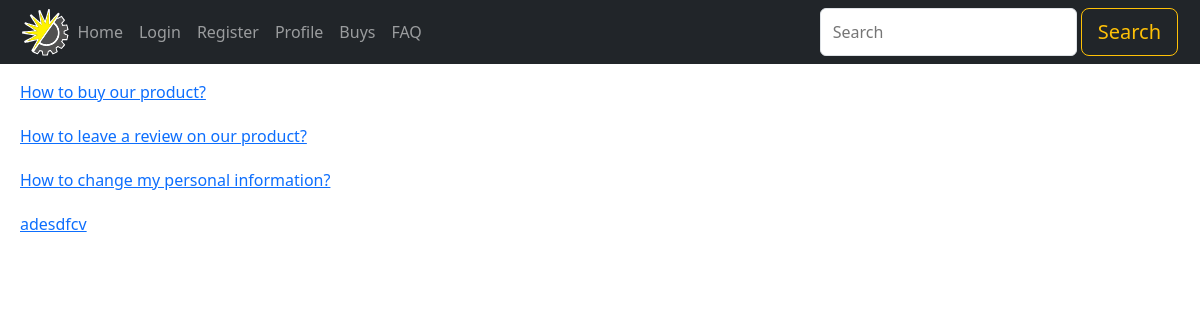
Before: /faqs/ with the older database file.
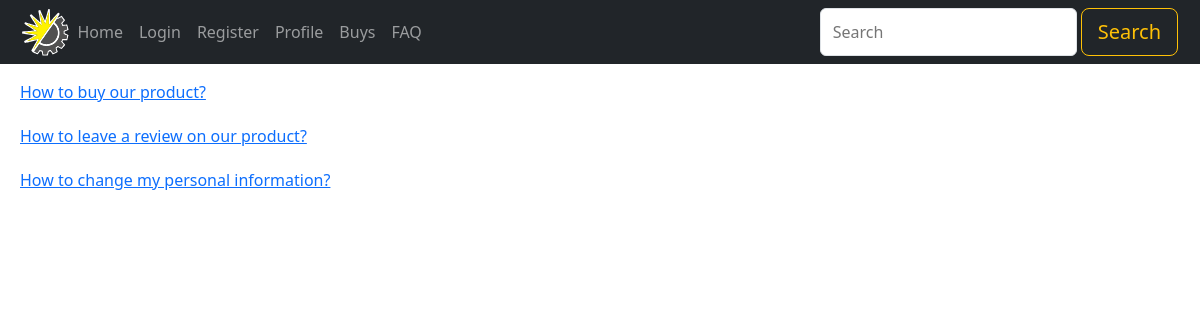
After: the same page with the newer database file.
### apps/shop/models.py (models this page shows, shortened)
class Faq(models.Model):
    date = models.DateField(auto_now_add=True, editable=False)
    title = models.CharField(max_length=64, blank=True)
    content = models.TextField()
    def get_absolute_url(self):
        return f"/faq/{self.id}/"

### apps/shop/views.py (the view)
# urls.py: path("faqs/", views.faqs, name='faqs'),
def faqs(request):
    f = Faq.objects.all()
    return render(request, "shop/faqs.html", {
        'faqs': f
    })

### apps/core/template_tools/exec.py (called while the page is built)
    def render(self, context):
        clist = list(context)
        clist.reverse()
        context_dict = {}
        for c in clist:
            context_dict.update(c)
            for item in c:
                if isinstance(item, dict):
                    context_dict.update(item)
        try:
            exec_locals = {}
            exec(self.tag_arg, context_dict, exec_locals)
        except IndentationError as e:
            raise
        except SyntaxError as e:
            raise SyntaxError(
                "Make sure you don't use special dot notation and other quirks of template syntax.") from e
        else:
            for key, value in exec_locals.items():
                context[key] = value
            return ''

### apps/shop/templates/shop/faqs.html
{% extends "shop/base.html" %}
{% block content %}
  {% for f in faqs %}
    <dt style="margin: 20px;"><a href="{{ f.get_absolute_url }}">{{ f.title }}</a></dt>
      {% empty %}
        <dt>No FAQ now</dt>
      {% endfor %}
{% endblock %}

Changed rows visible on the page:
removed Faq: title "adesdfcv"
